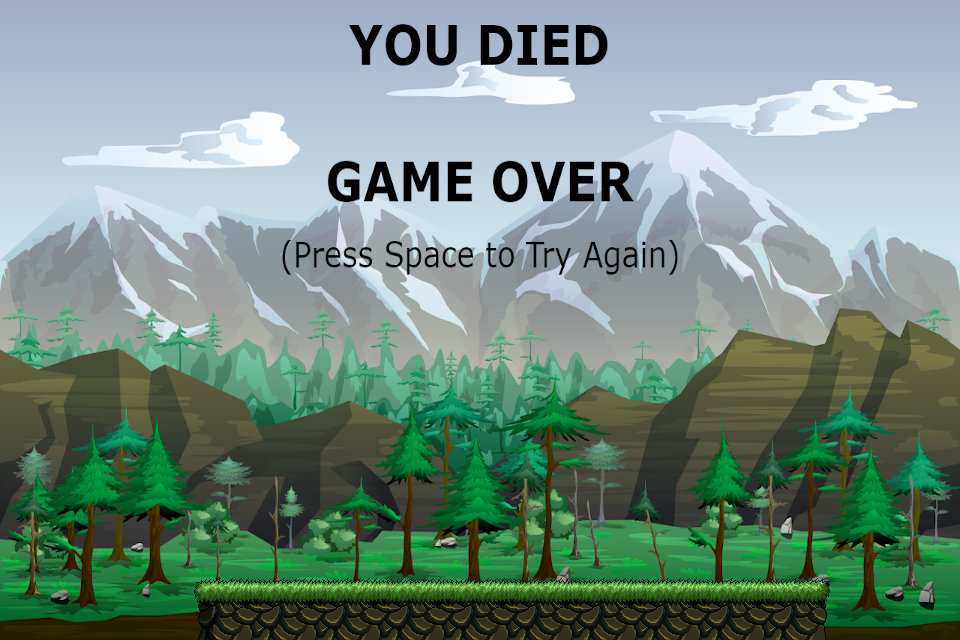

Rendered tile map (Tiled .tmx) drawn with the repository's tilesets; below, a short description and the map source with its tile grids summarised:
An orthogonal 15x10 tile map with 64x64 px tiles, 1 tile layer (frontTiles), 1 image layer.

<map version="1.2" tiledversion="1.3.1" orientation="orthogonal" renderorder="right-down" compressionlevel="-1" width="15" height="10" tilewidth="64" tileheight="64" infinite="0" nextlayerid="4" nextobjectid="1">
 <tileset firstgid="1" name="level01Tiles" tilewidth="64" tileheight="64" tilecount="49" columns="7">
  <image source="../img/map/level01Tiles.png" width="448" height="448" />
 </tileset>
 <imagelayer id="2" name="background">
  <image source="../img/map/lossBackground.png" width="960" height="640" />
 </imagelayer>
 <layer id="1" name="frontTiles" width="15" height="10">
  <data>[150 cells, 10 non-empty, 3 distinct tile ids]</data>
 </layer>
</map>